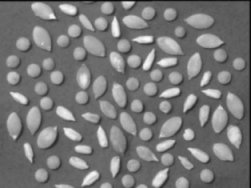
%> input picture TIM/TP/MyTpTIM/TP4/graines.jpg, 251 x 188 px
$ octave TP4_Contour.m   (GNU Octave 9; MATLAB toolbox functions it lacks are replaced by stand-ins)
%> lines starting %> are read from the running program, lines starting %| are printed output that depends on the picture
### TIM/TP/MyTpTIM/TP4/roberts_differential.m
function [pic_x,pic_y,pic_norm] = roberts_differential(pic)
%function [pic_x,pic_y,pic_norm] = roberts_differential(pic)
%
% Calculate classical forward finite difference dI/dx = I(x+1,y)-I(x,y)
%                                               dI/dy = I(x,y+1)-I(x,y)
%
%
% INTPUT:
%         pic: original picture in uint8
% OUTPUT:
%         pic_x: differential in x
%         pic_y: differential in y
%         pic_norm: norm of the gradient
%

pic = double(pic);

%filter definition
D = [1,-1];


%<to do !!!!!!!>
%
% calculer pic_x et pic_y par convolution en utilisant le noyau D
% calculer la norme du gradient
%
%</to do>
pic_x = conv2(pic, D, 'same');
pic_y = conv2(pic, D', 'same');
min_x = min(min(pic_x))
min_y = min(min(pic_y))
max_x = max(max(pic_x))
max_y = max(max(pic_y))

pic_norm = sqrt(power(pic_x, 2)+power(pic_y, 2));
min_norm = min(min(pic_norm))
max_norm = max(max(pic_norm))

### TIM/TP/MyTpTIM/TP4/draw_gradient_picture.m
function draw_gradient_picture(pic_x,pic_y,pic_n,pic)
%function draw_gradient_picture(pic_x,pic_y,pic_n,pic)
%
% draw picture of gradient
%
%


colormap(gray(256));

subplot(2,2,1);
pic_x = 255*(pic_x-min(pic_x(:)))/(max(pic_x(:))-min(pic_x(:)));
image(uint8(pic_x));
title('I_x');
axis equal
axis off

subplot(2,2,2);
pic_y = 255*(pic_y-min(pic_y(:)))/(max(pic_y(:))-min(pic_y(:)));
image(uint8(pic_y));
title('I_y');
axis equal
axis off


subplot(2,2,4);
image(pic);
title('picture');
axis equal
axis off

subplot(2,2,3);
pic_n = 255*(pic_n-min(pic_n(:)))/(max(pic_n(:))-min(pic_y(:)));
image(uint8(pic_n));
title('I_n');
axis equal
axis off

### TIM/TP/MyTpTIM/TP4/sobel_differential.m
function [pic_x,pic_y,pic_norm] = sobel_differential(pic)
%function [pic_x,pic_y,pic_norm] = sobel_differential(pic)
%
% Calculate Sobel Filtering
%
%
% INTPUT:
%         pic: original picture in uint8
% OUTPUT:
%         pic_x: differential in x
%         pic_y: differential in y
%         pic_norm: norm of the gradient
%


pic = double(pic);

S=[1,2,1];
D=[1,0,-1];
Gx=S'*D;
Gy=D'*S;

%<to do !!!!!!!!>
%
% calculer les noyaux de convolution 2D à partir noyaux 1D S(binomial) et D(gradient)
% calculez pic_x, pic_y et la norme du gradient
%
%</to do>
pic_x = conv2(pic, (1/4)*Gx,'same');
pic_y = conv2(pic, (1/4)*Gy, 'same');

pic_norm = sqrt(power(pic_x, 2)+power(pic_y, 2));

### TIM/TP/MyTpTIM/TP4/add_gaussian_noise.m
function noisy_pic = add_gaussian_noise(pic,rsb)
%function noisy_pic = add_gaussian_noise(pic,rsb)
%
% Add gaussian noise to pic
%
% INPUT
%       pic: original picture in uint8
%       rsb: Signal to noise ratio (in dB)
% OUTPUT
%       noisy_pic: the noisy picture in uint8
%
%

pic = double(pic);

%power of pic as the variance
var_pic = var(pic(:),1);

%power of noise
var_noise = var_pic*10^(-rsb/10);

%noise
noise = sqrt(var_noise)*randn(size(pic));

%noisy picture
noisy_pic = uint8(min(max(pic+noise,0),255));

### TIM/TP/MyTpTIM/TP4/keep_local_maxima.m
function pic_maxima = keep_local_maxima(pic_x,pic_y,d, choice)
%function pic_maxima = keep_local_maxima(pic_x,pic_y,d, choice)
%
% INPUT
%       pic_x: differential approximation of the picture in x direction
%       pic_y: differential approximation of the picture in y direction
%       d: distance to compare the local maxima
%       choice : 'bilinear' or 'nearest' for the interpolate procedure
%
% OUTPUT
%       pic_maxima: binary picture, 1 when local maxima of the gradient
%       norm
%                                   0 otherwise
%
%
%


[N_x,N_y] = size(pic_x);

pic_n = (pic_x.*pic_x+pic_y.*pic_y).^(1/2);


%normalization
epsilon = 10^(-8);
pic_x = pic_x./max(pic_n,epsilon); %to avoid dividing by zero
pic_y = pic_y./max(pic_n,epsilon);


%only [x,y]
v_x = [1:N_x];
v_y = [1:N_y];

%create axis x and y in vector
[xx,yy] = ndgrid(v_x,v_y);


%calculate X, X+d*gradient, X-d*gradient
X = [xx(:),yy(:)];


V  = pic_n(:);

if strcmp(choice, 'bilinear')

V1 = interpolate_linear(X + d*[pic_x(:),pic_y(:)],pic_n);
V2 = interpolate_linear(X - d*[pic_x(:),pic_y(:)],pic_n);
else
V1 = interpolate_nearest(X + d*[pic_x(:),pic_y(:)],pic_n);
V2 = interpolate_nearest(X - d*[pic_x(:),pic_y(:)],pic_n);

end

%set pic_maxima to 1 when there is a maxima
pic_maxima=[];
pic_maxima = (V>V2).*(V>V1);


%resize
pic_maxima = reshape(pic_maxima, N_x, N_y);

### TIM/TP/MyTpTIM/TP4/interpolate_linear.m
function fX = interpolate_linear(X,f)
%function fX = interpolate_linear(X,f)
%
%
% nearest interpolation of f to X coordinates
%
%
% INPUT:
%       X: X abscisse to evaluate the function (vector values [X,Y])
%       f: function values (2D matrix supposed to be defined on [1:N_x,1:N_y])
%
%
% OUTPUT:
%       fX: interpolated values (vector)
%
%


[N_x,N_y] = size(f);

for(k=1:size(X,1))


    x0 = floor(X(k,1));
    y0 = floor(X(k,2));
    x1 = x0+1;
    y1 = y0+1;

    u = X(k,1)-x0;
    v = X(k,2)-y0;


    if(x0>0 && x0<=N_x && y0>0 && y0<=N_y)
        A = f(x0,y0);
    else
        A=0;
    end

    if(x1>0 && x1<=N_x && y0>0 && y0<=N_y)
        B = f(x1,y0);
    else
        B=0;
    end

    if(x0>0 && x0<=N_x && y1>0 && y1<=N_y)
        C = f(x0,y1);
    else
        C=0;
    end

    if(x1>0 && x1<=N_x && y1>0 && y1<=N_y)
        D = f(x1,y1);
    else
        D=0;
    end


    fX(k,1) = A*(1-u)*(1-v) +...
        B*u*(1-v) + ...
        C*(1-u)*v + ...
        D*u*v;

    %fprintf('%d/%d\n',k,size(X,1));
end

### TIM/TP/MyTpTIM/TP4/draw_maxima_picture.m
function draw_maxima_picture(pic,pic_norm,pic_maxima)
%function draw_maxima_picture(pic,pic_norm,pic_maxima)
%
% Draw Local maximum of the gradient norm
%
% INTPUT:
%         pic: original picture
%         pic_norm: norm of the gradient
%         pic_maxima: local maxima of the gradient
%
%


colormap(gray(256));

pic = uint8(pic);
pic_norm = uint8( 256*(pic_norm-min(pic_norm(:)))/(max(pic_norm(:))-min(pic_norm(:))) );
pic_maxima = uint8( 256*(pic_maxima-min(pic_maxima(:)))/(max(pic_maxima(:))-min(pic_maxima(:))) );


subplot(2,2,1);
image(pic);
title('original picture');
axis equal
axis off

subplot(2,2,2);
image(pic_norm);
title('norm of the gradient');
axis equal
axis off

subplot(2,2,[3,4]);
image(pic_maxima);
title('Local maxima');
axis equal
axis off

### TIM/TP/MyTpTIM/TP4/hysteresis_segmentation.m
function [edges_points, is_edges_points] = hysteresis_segmentation(pic_maxima)
%function [edges_points, is_edges_points] = hysteresis_segmentation(pic_maxima)
%
% Perform hysteresis segmentation
%
% INPUT:
%       pic_maxima: picture of local maxima (values are the gradient norm)
%
% OUTPUT:
%       edges_points: segmented edges
%       is_edges_points: segmented candidate edges
%
%


% %get automatique threshold for picture
% [pic_segmented,threshold] = segmentation(pic_maxima,4);
% edges_points = pic_segmented>=threshold(end-3);
% non_edges_points = pic_segmented<=5;
% is_edges_points = ( (pic_segmented>5) & (pic_segmented<threshold(end-3)) );


pic_maxima = 255*(pic_maxima-min(pic_maxima(:)))/(max(pic_maxima(:))-min(pic_maxima(:)));


[pic_segmented,threshold] = segmentation(pic_maxima,2);
higher_threshold = threshold(2);
lower_threshold = threshold(2)/2;


%size
[N_x,N_y] = size(pic_maxima);

edges_points = pic_maxima>=higher_threshold;
is_edges_points = (pic_maxima>lower_threshold) & (pic_maxima<higher_threshold);

### TIM/TP/MyTpTIM/TP4/segmentation.m
function [segmented_pic,v_threshold] = segmentation(pic,nbr_threshold)
%function segmented_pic = segmentation(pic,nbr_threshold)
%
%
% Segment the picture in nbr_threshold threshold based on the histogram
%
% INPUT:
%       pic           : original picture in uint8
%       nbr_threshold : number of threshold
% OUTPUT:
%       segmented_picture: segmented picture
%       v_threshold        : the limits of each segments
%
%

pic = uint8(pic);

%take histogram
histo = my_imhist(pic,256);

%vector of threshold
v_threshold = floor(linspace(0,255,nbr_threshold-1));
%memory vector
v_threshold_previous = zeros(size(v_threshold));

%number of pixels in a section
N = zeros(1,nbr_threshold);
%average of the section
M = zeros(1,nbr_threshold);


n_iter=0;
MAX_ITER = 200;%security

%iteration until convergence
while(norm(v_threshold_previous-v_threshold)~=0 & n_iter<MAX_ITER)

    %swap memory
    v_threshold_previous = v_threshold;

    %extend to get correct boundaries
    extended_threshold = [0,v_threshold,256];

    %loop on every sections
    for(k=1:nbr_threshold)

        %get values of this section
        current_X = [extended_threshold(k):extended_threshold(k+1)-1]';

        %get histogram of this section
        h = histo(current_X+1);

        %get number of pixels of this section
        N(k) = sum(h);

        %get average of this section
        if(N(k)~=0)
            M(k) = h'*current_X/N(k);
        else
            M(k) = M(max(k-1,1))+1;
        end

    end

    %new threshold are positionned in the middle of the averages
    v_threshold = round((M(1:end-1)+M(2:end))/2);

    n_iter= n_iter+1;
end


%calculate thresholded_picture
%%%%%%%%%%%%%%%%%%%%%%%%%%%%%%


segmented_pic = zeros(size(pic));
v_threshold = [0,v_threshold,256];
for(k=1:nbr_threshold)


    %level = (v_threshold(k)+v_threshold(k+1))/2;    %average of value
    level = v_threshold(k);                        %or first value
    %level = floor((k-1)/(nbr_threshold-1)*255);    %or linear segmentation

    %get pixture
    segmented_pic = segmented_pic + level*((pic>=v_threshold(k)) .* (pic<v_threshold(k+1)));
end


%convert to uint8
segmented_pic = uint8(segmented_pic);

### TIM/TP/MyTpTIM/TP4/my_imhist.m
function [histo,X] = my_imhist(pic,n)
%function [histo,X] = my_imhist(pic,n)
%
%
% perform histogram calculation
% INPUT:
%       pic: original gray tone picture in uint8 (or double between [0,1])
%       n  : number of bins
% OUTPUT:
%       histo: histogram
%       X    : gray values
%
%

%convert to uint8 in cas of double
if(isfloat(pic)==1)
  pic = uint(255*min(max(pic,0),1));
end

%initialize
X = [0:n-1]/(n-1)*255;
histo = zeros(n,1);

%picture size
N_x = size(pic,1);
N_y = size(pic,2);

%loop on every pixels
for(k_x=1:N_x)
  for(k_y=1:N_y)

    %index in histogram
    k_histo = floor(double(pic(k_x,k_y))/255*(n-1))+1;

    %increment
    histo(k_histo) = histo(k_histo)+1;
  end
end

%return

### TIM/TP/MyTpTIM/TP4/link_picture.m
function edges_link = link_picture(edges_points, is_edges_points)
%function edges_link = link_picture(edge_points, is_edge_points)
%
% Perform a linkage function
%
% INPUT:
%       edges_points: binary picture of  edge points
%       is_edges_points: binary picture of  candidate edge points
%
% OUTPUT:
%       edges_link: segmented edges after linkage
%
%

%size
[N_i,N_j] = size(edges_points);


%<to do !!!!!!!!!!!!!!>
%
%
% R閍lisez les 4 passes vues en cours afin de completer edges_points.
% <gauche-droite> | <haut-bas> | <droite gauche> | <bas-haut>
%
% %1ere passage
% for(k_i=...)
%   for(k_j=...)
%
% 2eme passage
% for(k_j=...)
%   for(k_i=...)
%
% 3eme passage
% for(k_i=...)
%   for(k_j=...)
%
% 4eme passage
% for(k_j=...)
%   for(k_i=...)
%
%
%
%
%</to do>

%Passe No 1
for i = 2:N_i-1
    for j = 2:N_j-1
         if is_edges_points(i,j)==1
            v1 = [i, j-1];
            v2 = [i-1, j-1];
            v3 = [i-1, j];
            v4 = [i-1, j+1];
            if edges_points(v1(1,1), v1(1,2)) == 1
                edges_points(i,j) = 1;
            end
            if edges_points(v2(1,1), v2(1,2)) == 1
                edges_points(i,j) = 1;
            end
            if edges_points(v3(1,1), v3(1,2)) == 1
                edges_points(i,j) = 1;
            end
            if v4(1,1) <= 180 && v4(1,1) > 0 && v4(1,2) > 0 && v4(1,2) <= 243
                if edges_points(v4(1,1), v4(1,2)) == 1
                    edges_points(i,j) = 1;
                end
            end
         end
    end
end

%Passe No 2
for j = N_j-1:-1:2
    for i=2 :N_i-1
         if is_edges_points(i,j)==1
            v1 = [i-1, j];
            v2 = [i-1, j+1];
            v3 = [i, j+1];
            v4 = [i+1, j+1];
            if edges_points(v1(1,1), v1(1,2)) == 1
                edges_points(i,j) = 1;
            end

            if edges_points(v2(1,1), v2(1,2)) == 1
                edges_points(i,j) = 1;
            end

            if edges_points(v3(1,1), v3(1,2)) == 1
                edges_points(i,j) = 1;
            end

            if v4(1,1) <= 180 && v4(1,1) > 0 && v4(1,2) > 0 && v4(1,2) <= 243
               if edges_points(v4(1,1), v4(1,2)) == 1
                   edges_points(i, j) = 1;
               end
            end
         end
    end
end

%Passe No 3
for i =N_i-1:-1:2
    for j=N_j-1:-1 :2
         if is_edges_points(i,j)==1
            v1 = [i, j+1];
            v2 = [i+1, j+1];
            v3 = [i+1, j];
            v4 = [i+1, j-1];

            if edges_points(v1(1,1), v1(1,2)) == 1
                edges_points(i,j) = 1;
            end

            if edges_points(v2(1,1), v2(1,2)) == 1
                edges_points(i,j) = 1;
            end

            if edges_points(v3(1,1), v3(1,2)) == 1
                edges_points(i,j) = 1;
            end

            if v4(1,1) <= 180 && v4(1,1) > 0 && v4(1,2) > 0 && v4(1,2) <= 243
               if edges_points(v4(1,1), v4(1,2)) == 1
                   edges_points(i, j) = 1;
               end
            end
         end
    end
end

%Passe No 4
for j =2   :N_j-1
    for i=N_i-1:-1 :2
         if is_edges_points(i,j)==1
            v1 = [i+1, j];
            v2 = [i+1, j-1];
            v3 = [i, j-1];
            v4 = [i-1, j-1];

            if edges_points(v1(1,1), v1(1,2)) == 1
                edges_points(i,j) = 1;
            end

            if edges_points(v2(1,1), v2(1,2)) == 1
                edges_points(i,j) = 1;
            end

            if edges_points(v3(1,1), v3(1,2)) == 1
                edges_points(i,j) = 1;
            end

            if v4(1,1) <= 180 && v4(1,1) > 0 && v4(1,2) > 0 && v4(1,2) <= 243
               if edges_points(v4(1,1), v4(1,2)) == 1
                   edges_points(i, j) = 1;
               end
            end
         end
    end
end

edges_link = edges_points;

### TIM/TP/MyTpTIM/TP4/interpolate_nearest.m
function fX = my_interpolate_nearest(X,f)
%function fX = my_interpolate_nearest(X,f)
%
%
% nearest interpolation of f to X coordinates
%
%
% INPUT:
%       X: X abscisse to evaluate the function (vector values [X,Y])
%       f: function values (2D matrix supposed to be defined on [1:N_x,1:N_y])
%
%
% OUTPUT:
%       fX: interpolated values (vector)
%
%


%nearest interpolation

[N_x,N_y] = size(f);

X = round(X);
fX=zeros(size(X,1),1);


X(:,1)=max(min(X(:,1), N_x),1);
X(:,2)=max(min(X(:,2), N_y),1);

nb_point=size(X,1);

for i=1:nb_point
    fX(i)=f(X(i,1), X(i,2));
end

### TIM/TP/MyTpTIM/TP4/draw_edges.m
function draw_edges(pic,pic_edges)
%function draw_edges(pic,pic_edges)
%
%
%
%

pic_edges = uint8(pic_edges);
pic = uint8(pic);
colormap gray(256);

subplot(2,1,1);
image(pic_edges*255);
axis equal
axis off


T = zeros([size(pic),3]);
T(:,:,1) = pic.*(1-pic_edges)+255*pic_edges;
T(:,:,2) = pic.*(1-pic_edges);
T(:,:,3) = pic.*(1-pic_edges);
T = uint8(T);

subplot(2,1,2);
imagesc(T);
axis equal
axis off

### TIM/TP/MyTpTIM/TP4/TP4_Contour.m
l% TP 4 D閠ection de contours
%> (this line was passed over: l is not available in this run)
% Approche par convolution directe
%
% M1 info
%

clear all;
close all;

%Rajouter le path de votre r閜ertoire Utils
addpath ('..\Utils')

%Nom du r閜ertoire des images JPG
dir_ima='..\Image_jpg';

%Nom de l'image choisi
nom_ima='graines';

%lecture de l'image
pic=imread([dir_ima '\' nom_ima '.jpg' ]);
%> pic is the input picture: size 188x251 uint8; min 0, max 251, mean 119.8


if size(pic(1,1)) == 3
    pic = double(pic);
    pic = 0.299*pic(:,:,1)+0.587*pic(:,:,2)+0.114*pic(:,:,3);
else
    pic = pic(4:end-5,4:end-5,1);
%> pic: size 180x243 uint8
end
%%%%%%%%%%%%%%%%%%%%%%%%%%%%%%%%%%
%1.1 DIFFERENCES FINIES SIMPLES
%%%%%%%%%%%%%%%%%%%%%%%%%%%%%%%%%%


fprintf('\n[1.1]. Roberts differential ... \n');

% Sobel differential
[pic_x_roberts,pic_y_roberts,pic_norm_roberts] = roberts_differential(pic); %function to complete
%> in roberts_differential, `min_x = min(min(pic_x))`: min_x = -98
%> in roberts_differential, `min_y = min(min(pic_y))`: min_y = -232
%> in roberts_differential, `max_x = max(max(pic_x))`: max_x = 98
%> in roberts_differential, `max_y = max(max(pic_y))`: max_y = 73
%> in roberts_differential, `min_norm = min(min(pic_norm))`: min_norm = 0
%> in roberts_differential, `max_norm = max(max(pic_norm))`: max_norm = 232
figure
draw_gradient_picture(pic_x_roberts,pic_y_roberts,pic_norm_roberts,pic);
title('Roberts')
pause;


%%%%%%%%%%%%%%%%%%%%%%%%%%%%%%%%%%
%1.2 FILTRES DE SOBEL
%%%%%%%%%%%%%%%%%%%%%%%%%%%%%%%%%%


fprintf('\n[1.2]. Sobel differential without noise ... \n');

% Sobel differential
[pic_x_sobel,pic_y_sobel,pic_norm_sobel] = sobel_differential(pic); %function to complete
%> in sobel_differential, `pic_norm = sqrt(power(pic_x, 2)+power(pic_y, 2));`:
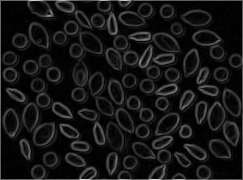
%> pic_norm: size 180x243 double; min 0, max 233.6, mean 22.3
figure
draw_gradient_picture(pic_x_sobel,pic_y_sobel,pic_norm_sobel,pic);
title('Sobel')
pause;


%%%%%%%%%%%%%%%%%%%%%%%%%%%%%%%%%%
%1.3 Action du bruit
%%%%%%%%%%%%%%%%%%%%%%%%%%%%%%%%%%

fprintf('\n[1.3]. Add gaussian noise ... \n');

%signal to noise ratio in dB
rsb = 10;

%build noisy picture
pic_noisy = add_gaussian_noise(pic,rsb);
%> in add_gaussian_noise, `var_pic = var(pic(:),1);`: var_pic = 1447.8
%> in add_gaussian_noise, `var_noise = var_pic*10^(-rsb/10);`: var_noise = 144.8

%get gradient
[pic_x_roberts_noisy,pic_y_roberts_noisy,pic_norm_roberts_noisy] = roberts_differential(pic_noisy);
%> in roberts_differential (call 2), `pic_y = conv2(pic, D', 'same');`:
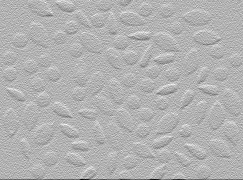
%> pic_y: size 180x243 double; min -245, max 105, mean -0.6; drawn with min black and max white
%> in roberts_differential (call 2), `min_x = min(min(pic_x))`: min_x = -127
%> in roberts_differential (call 2), `min_y = min(min(pic_y))`: min_y = -245
%> in roberts_differential (call 2), `max_x = max(max(pic_x))`: max_x = 96
%> in roberts_differential (call 2), `max_y = max(max(pic_y))`: max_y = 105
%> in roberts_differential (call 2), `pic_norm = sqrt(power(pic_x, 2)+power(pic_y, 2));`:
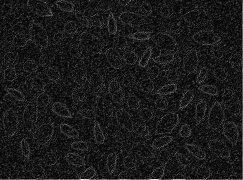
%> pic_norm: size 180x243 double; min 0, max 245.3, mean 26.2
%> in roberts_differential (call 2), `max_norm = max(max(pic_norm))`: max_norm = 245.3
[pic_x_sobel_noisy,pic_y_sobel_noisy,pic_norm_sobel_noisy] = sobel_differential(pic_noisy);


%draw
figure;
draw_gradient_picture(pic_x_roberts_noisy,pic_y_roberts_noisy,pic_norm_roberts_noisy,pic_noisy);
title('Roberts + bruit')

figure;
draw_gradient_picture(pic_x_sobel_noisy,pic_y_sobel_noisy,pic_norm_sobel_noisy,pic_noisy);
title('Sobel + bruit')

pause;


%%%%%%%%%%%%%%%%%%%%%%%%%%%%%%%%%%
%2.1 Maximum Locaux
%%%%%%%%%%%%%%%%%%%%%%%%%%%%%%%%%%
fprintf('\n[2.1]. Keep only local maximum ...\n');


d=1;%distance of neighboors
pic_maxima_roberts = keep_local_maxima(pic_x_roberts,pic_y_roberts,d, 'bilinear');
%> in keep_local_maxima, `pic_y = pic_y./max(pic_n,epsilon);`:
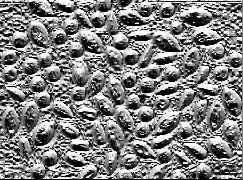
%> pic_y: size 180x243 double; min -1, max 1, mean 0.000331; drawn with min black and max white
%> the loop in interpolate_linear, `for(k=1:size(X,1))` made 43740 passes
%> (x0, y0, x1, y1, u, v, A, B) on passes 1, 2, 4, 6: (1, 1, 2, 2, 0.707, 0.707, 1.41, 3.16), (2, 1, 3, 2, 0.316, 0.949, 3.16, 1.41), (3, 1, 4, 2, 0.293, 0.707, 1.41, 1.41), (6, 1, 7, 2, 0, 0, 0, 1)
%> after the loop in interpolate_linear, `for(k=1:size(X,1))`: A = 0; B = 87.01; D = 121.6
%> the loop in interpolate_linear (call 2), `for(k=1:size(X,1))` made 43740 passes
%> (x0, y0, x1, y1, u, v, A, B) on passes 3, 5, 6, 7: (3, 1, 4, 2, 0.707, 0.707, 1.41, 1.41), (5, 1, 6, 2, 0.447, 0.894, 2.24, 0), (6, 1, 7, 2, 0, 0, 0, 1), (7, 2, 8, 3, 0, 0, 1, 1)
%> in keep_local_maxima, `pic_maxima = reshape(pic_maxima, N_x, N_y);`:
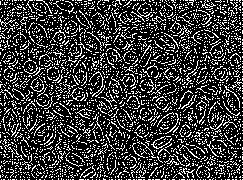
%> pic_maxima: size 180x243 double; values 0 (black) and 1 (white), 23.2% white in thin lines or dots
pic_maxima_sobel = keep_local_maxima(pic_x_sobel,pic_y_sobel,d, 'bilinear');
%> call 2 of keep_local_maxima, with d = 1, choice = 'bilinear'
%> in keep_local_maxima (call 2), `pic_x = pic_x./max(pic_n,epsilon);`:
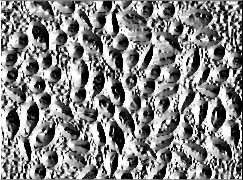
%> pic_x: size 180x243 double; min -1, max 1, mean 0.0289; drawn with min black and max white

%draw
figure
draw_maxima_picture(pic,pic_norm_roberts,pic_maxima_roberts);
title('Roberts + maxima locaux')

figure
draw_maxima_picture(pic,pic_norm_sobel,pic_maxima_sobel);
title('Sobel + maxima locaux')


pause


%%%%%%%%%%%%%%%%%%%%%%%%%%%%%%%%%%
%2.2 Chainage
%%%%%%%%%%%%%%%%%%%%%%%%%%%%%%%%%%

fprintf('\n[2.2]. Linkage ...\n');


%hysteresis segmentation
[pic_edges, is_pic_edges] = hysteresis_segmentation(pic_maxima_roberts.*pic_norm_roberts);
%> in hysteresis_segmentation, `is_edges_points = (pic_maxima>lower_threshold) & (pic_maxima<higher_th..`:
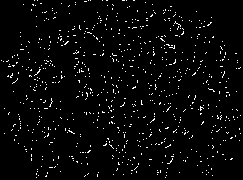
%> is_edges_points: size 180x243 logical; 3.2% white in thin lines or dots
pic_edges2 = pic_edges;
pic_edges_link_roberts = link_picture(pic_edges, is_pic_edges); %function to complete
pic_diff_rob = pic_edges_link_roberts - pic_edges2;

[pic_edges, is_pic_edges] = hysteresis_segmentation(pic_maxima_sobel.*pic_norm_sobel);
pic_edges2 = pic_edges;
pic_edges_link_sobel = link_picture(pic_edges, is_pic_edges); %function to complete
pic_diff_sobel = pic_edges_link_sobel - pic_edges2;

%draw
figure
draw_edges(pic,pic_edges_link_roberts);
title('Roberts + cha頽age')

figure;
draw_edges(pic, pic_diff_rob);
title('Diff閞ence Roberts + cha頽age')

figure
draw_edges(pic,pic_edges_link_sobel);
title('Sobel + cha頽age')

figure;
draw_edges(pic, pic_diff_sobel);
title('Diff閞ence Sobel + cha頽age')

pause;


%%%%%%%%%%%%%%%%%%%%%%%%%%%%%%%%%%
%2.3 Add Noise
%%%%%%%%%%%%%%%%%%%%%%%%%%%%%%%%%%


fprintf('\n[2.3]. Roberts differential with noise ... \n\n\n');


%get local maxima and segment
pic_maxima_roberts_noisy = keep_local_maxima(pic_x_roberts_noisy,pic_y_roberts_noisy,d, 'nearest');
%hysteresis segmentation
[pic_edges, is_pic_edges] = hysteresis_segmentation(pic_maxima_roberts_noisy.*pic_norm_roberts_noisy);
pic_edges2 = pic_edges;
pic_edges_link_roberts_noisy = link_picture(pic_edges, is_pic_edges); %function to complete
pic_diff = pic_edges_link_roberts_noisy - pic_edges2;

%draw
figure;
draw_gradient_picture(pic_x_roberts_noisy,pic_y_roberts_noisy,pic_norm_roberts_noisy,pic_noisy);
title('Roberts + gradient +bruit')

figure
draw_maxima_picture(pic,pic_norm_roberts_noisy,pic_maxima_roberts_noisy);
title('Roberts + maxima locaux + bruit')

figure;
draw_edges(pic,pic_edges_link_roberts_noisy);
title('Roberts + cha頽age + bruit')

figure;
draw_edges(pic, pic_diff);
title('Diff閞ence Roberts + cha頽age + bruit')


pause;

fprintf('\n[2.4]. Sobel differential with noise ... \n\n\n');


%get local maxima and segment
pic_maxima_sobel_noisy = keep_local_maxima(pic_x_sobel_noisy,pic_y_sobel_noisy,d, 'nearest');
%hysteresis segmentation
[pic_edges, is_pic_edges] = hysteresis_segmentation(pic_maxima_sobel_noisy.*pic_norm_sobel_noisy);
pic_edges2 = pic_edges;
pic_edges_link_sobel_noisy = link_picture(pic_edges, is_pic_edges); %function to complete
pic_diff = pic_edges_link_sobel_noisy - pic_edges2;
%draw
figure;
draw_gradient_picture(pic_x_sobel_noisy,pic_y_sobel_noisy,pic_norm_sobel_noisy,pic_noisy);
title('Sobel + gradient +bruit')

figure
draw_maxima_picture(pic,pic_norm_sobel_noisy,pic_maxima_sobel_noisy);
title('Sobel + maxima locaux + bruit')

figure;
draw_edges(pic,pic_edges_link_sobel_noisy);
title('Sobel + cha頽age + bruit')

figure;
draw_edges(pic, pic_diff);
title('Diff閞ence Sobel + cha頽age + bruit')
